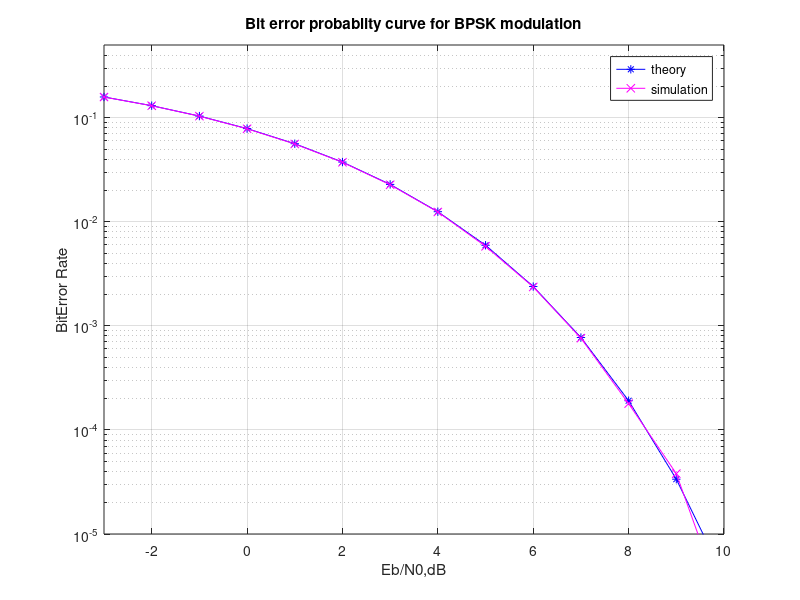

MATLAB code to generate this figure:
clear;
N=10^6;
%rand('state',100);
%randn('state',200);
%///transmitter\\\
ip=rand(1,N)>0.5;
s=2*ip-1;%symbol assignment 0->-1 1->1
n=1/sqrt(2)*[randn(1,N)+j*randn(1,N)];%; %white gaussian noise ,0db varience
Eb_N0_dB=[-3:10]; %multiple Eb/N0 nothing but SNR
for ii=1:length(Eb_N0_dB)
    y=s+10^(-Eb_N0_dB(ii)/20)*n; %additive white gaussian
    
    ipHat=real(y)>0;%receiver -hard decision decoding
    nErr(ii)=size(find([ip-ipHat]),2);%counting errors we can also use XOR operation
    %ii,disp([ip-ipHat]),nErr,
    
end
simBer=nErr/N;%simulated BER
theoryBer=0.5*erfc(sqrt(10.^(Eb_N0_dB/10))); %THEOETICAL ber
%plot
close all
figure
semilogy(Eb_N0_dB,theoryBer,'b*-');
hold on
semilogy(Eb_N0_dB,simBer,'mx-');
axis([-3 10 10^-5 0.5])
grid on
legend('theory','simulation');
xlabel('Eb/N0,dB');
ylabel('BitError Rate');
title('Bit error probablity curve for BPSK modulation');

    